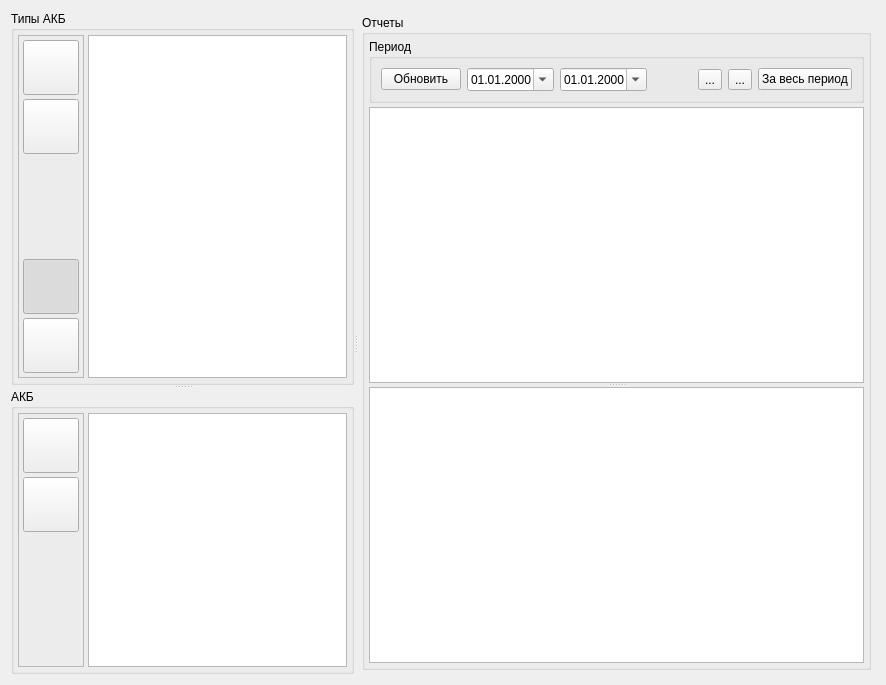
<?xml version="1.0" encoding="UTF-8"?>
<ui version="4.0">
 <class>ReportCommon</class>
 <widget class="QWidget" name="ReportCommon">
  <property name="geometry">
   <rect>
    <x>0</x>
    <y>0</y>
    <width>886</width>
    <height>685</height>
   </rect>
  </property>
  <property name="windowTitle">
   <string>Form</string>
  </property>
  <layout class="QVBoxLayout" name="verticalLayout_3">
   <item>
    <widget class="QSplitter" name="splitter_2">
     <property name="sizePolicy">
      <sizepolicy hsizetype="Expanding" vsizetype="Expanding">
       <horstretch>0</horstretch>
       <verstretch>0</verstretch>
      </sizepolicy>
     </property>
     <property name="orientation">
      <enum>Qt::Horizontal</enum>
     </property>
     <widget class="QSplitter" name="splitter">
      <property name="orientation">
       <enum>Qt::Vertical</enum>
      </property>
      <widget class="QGroupBox" name="gb_akb_type">
       <property name="sizePolicy">
        <sizepolicy hsizetype="Maximum" vsizetype="Expanding">
         <horstretch>0</horstretch>
         <verstretch>0</verstretch>
        </sizepolicy>
       </property>
       <property name="title">
        <string>Типы АКБ</string>
       </property>
       <layout class="QHBoxLayout" name="horizontalLayout_2">
        <property name="spacing">
         <number>4</number>
        </property>
        <property name="leftMargin">
         <number>4</number>
        </property>
        <property name="topMargin">
         <number>4</number>
        </property>
        <property name="rightMargin">
         <number>4</number>
        </property>
        <property name="bottomMargin">
         <number>4</number>
        </property>
        <item>
         <widget class="QFrame" name="fr_types_btn">
          <property name="sizePolicy">
           <sizepolicy hsizetype="Maximum" vsizetype="Preferred">
            <horstretch>0</horstretch>
            <verstretch>0</verstretch>
           </sizepolicy>
          </property>
          <property name="frameShape">
           <enum>QFrame::StyledPanel</enum>
          </property>
          <property name="frameShadow">
           <enum>QFrame::Raised</enum>
          </property>
          <layout class="QVBoxLayout" name="verticalLayout_2">
           <property name="spacing">
            <number>4</number>
           </property>
           <property name="leftMargin">
            <number>4</number>
           </property>
           <property name="topMargin">
            <number>4</number>
           </property>
           <property name="rightMargin">
            <number>4</number>
           </property>
           <property name="bottomMargin">
            <number>4</number>
           </property>
           <item>
            <widget class="QToolButton" name="bTypesNew">
             <property name="sizePolicy">
              <sizepolicy hsizetype="Maximum" vsizetype="Maximum">
               <horstretch>0</horstretch>
               <verstretch>0</verstretch>
              </sizepolicy>
             </property>
             <property name="text">
              <string/>
             </property>
             <property name="iconSize">
              <size>
               <width>48</width>
               <height>48</height>
              </size>
             </property>
            </widget>
           </item>
           <item>
            <widget class="QToolButton" name="bTypesMarkDel">
             <property name="sizePolicy">
              <sizepolicy hsizetype="Maximum" vsizetype="Maximum">
               <horstretch>0</horstretch>
               <verstretch>0</verstretch>
              </sizepolicy>
             </property>
             <property name="text">
              <string/>
             </property>
             <property name="iconSize">
              <size>
               <width>48</width>
               <height>48</height>
              </size>
             </property>
            </widget>
           </item>
           <item>
            <spacer name="verticalSpacer_2">
             <property name="orientation">
              <enum>Qt::Vertical</enum>
             </property>
             <property name="sizeHint" stdset="0">
              <size>
               <width>20</width>
               <height>20</height>
              </size>
             </property>
            </spacer>
           </item>
           <item>
            <widget class="QToolButton" name="tbUsersPage">
             <property name="sizePolicy">
              <sizepolicy hsizetype="Maximum" vsizetype="Maximum">
               <horstretch>0</horstretch>
               <verstretch>0</verstretch>
              </sizepolicy>
             </property>
             <property name="toolTip">
              <string>Отчеты</string>
             </property>
             <property name="text">
              <string/>
             </property>
             <property name="icon">
              <iconset resource="../powermon.qrc">
               <normaloff>:/icons/icons/report.png</normaloff>:/icons/icons/report.png</iconset>
             </property>
             <property name="iconSize">
              <size>
               <width>48</width>
               <height>48</height>
              </size>
             </property>
             <property name="checkable">
              <bool>true</bool>
             </property>
             <property name="checked">
              <bool>true</bool>
             </property>
             <property name="autoExclusive">
              <bool>true</bool>
             </property>
            </widget>
           </item>
           <item>
            <widget class="QToolButton" name="tbAnalizePage">
             <property name="sizePolicy">
              <sizepolicy hsizetype="Maximum" vsizetype="Maximum">
               <horstretch>0</horstretch>
               <verstretch>0</verstretch>
              </sizepolicy>
             </property>
             <property name="toolTip">
              <string>Список пользователей</string>
             </property>
             <property name="text">
              <string/>
             </property>
             <property name="icon">
              <iconset resource="zrm_data.qrc">
               <normaloff>:/data/icons/system-users.png</normaloff>:/data/icons/system-users.png</iconset>
             </property>
             <property name="iconSize">
              <size>
               <width>48</width>
               <height>48</height>
              </size>
             </property>
             <property name="checkable">
              <bool>true</bool>
             </property>
             <property name="autoExclusive">
              <bool>true</bool>
             </property>
            </widget>
           </item>
          </layout>
         </widget>
        </item>
        <item>
         <widget class="QTableView" name="TypesTable">
          <property name="sizePolicy">
           <sizepolicy hsizetype="MinimumExpanding" vsizetype="MinimumExpanding">
            <horstretch>0</horstretch>
            <verstretch>0</verstretch>
           </sizepolicy>
          </property>
          <property name="editTriggers">
           <set>QAbstractItemView::AnyKeyPressed|QAbstractItemView::DoubleClicked|QAbstractItemView::EditKeyPressed|QAbstractItemView::SelectedClicked</set>
          </property>
         </widget>
        </item>
       </layout>
      </widget>
      <widget class="QGroupBox" name="gb_akb_list">
       <property name="sizePolicy">
        <sizepolicy hsizetype="Maximum" vsizetype="Preferred">
         <horstretch>0</horstretch>
         <verstretch>0</verstretch>
        </sizepolicy>
       </property>
       <property name="title">
        <string>АКБ</string>
       </property>
       <layout class="QHBoxLayout" name="horizontalLayout">
        <property name="spacing">
         <number>4</number>
        </property>
        <property name="leftMargin">
         <number>4</number>
        </property>
        <property name="topMargin">
         <number>4</number>
        </property>
        <property name="rightMargin">
         <number>4</number>
        </property>
        <property name="bottomMargin">
         <number>4</number>
        </property>
        <item>
         <widget class="QFrame" name="fr_numbers_btn">
          <property name="sizePolicy">
           <sizepolicy hsizetype="Maximum" vsizetype="Preferred">
            <horstretch>0</horstretch>
            <verstretch>0</verstretch>
           </sizepolicy>
          </property>
          <property name="frameShape">
           <enum>QFrame::StyledPanel</enum>
          </property>
          <property name="frameShadow">
           <enum>QFrame::Raised</enum>
          </property>
          <layout class="QVBoxLayout" name="verticalLayout">
           <property name="spacing">
            <number>4</number>
           </property>
           <property name="leftMargin">
            <number>4</number>
           </property>
           <property name="topMargin">
            <number>4</number>
           </property>
           <property name="rightMargin">
            <number>4</number>
           </property>
           <property name="bottomMargin">
            <number>4</number>
           </property>
           <item>
            <widget class="QToolButton" name="bNumbersNew">
             <property name="sizePolicy">
              <sizepolicy hsizetype="Maximum" vsizetype="Maximum">
               <horstretch>0</horstretch>
               <verstretch>0</verstretch>
              </sizepolicy>
             </property>
             <property name="text">
              <string/>
             </property>
             <property name="iconSize">
              <size>
               <width>48</width>
               <height>48</height>
              </size>
             </property>
            </widget>
           </item>
           <item>
            <widget class="QToolButton" name="bNumbersMarkDel">
             <property name="sizePolicy">
              <sizepolicy hsizetype="Maximum" vsizetype="Maximum">
               <horstretch>0</horstretch>
               <verstretch>0</verstretch>
              </sizepolicy>
             </property>
             <property name="text">
              <string/>
             </property>
             <property name="iconSize">
              <size>
               <width>48</width>
               <height>48</height>
              </size>
             </property>
            </widget>
           </item>
           <item>
            <spacer name="verticalSpacer">
             <property name="orientation">
              <enum>Qt::Vertical</enum>
             </property>
             <property name="sizeHint" stdset="0">
              <size>
               <width>20</width>
               <height>40</height>
              </size>
             </property>
            </spacer>
           </item>
          </layout>
         </widget>
        </item>
        <item>
         <widget class="QTableView" name="NumbersTable">
          <property name="sizePolicy">
           <sizepolicy hsizetype="MinimumExpanding" vsizetype="Expanding">
            <horstretch>0</horstretch>
            <verstretch>0</verstretch>
           </sizepolicy>
          </property>
          <property name="editTriggers">
           <set>QAbstractItemView::AnyKeyPressed|QAbstractItemView::DoubleClicked|QAbstractItemView::EditKeyPressed|QAbstractItemView::SelectedClicked</set>
          </property>
         </widget>
        </item>
       </layout>
      </widget>
     </widget>
     <widget class="QStackedWidget" name="stackedWidget">
      <property name="sizePolicy">
       <sizepolicy hsizetype="Expanding" vsizetype="Preferred">
        <horstretch>0</horstretch>
        <verstretch>0</verstretch>
       </sizepolicy>
      </property>
      <property name="currentIndex">
       <number>2</number>
      </property>
      <widget class="QWidget" name="users_page">
       <layout class="QVBoxLayout" name="verticalLayout_5">
        <property name="spacing">
         <number>4</number>
        </property>
        <property name="leftMargin">
         <number>0</number>
        </property>
        <property name="topMargin">
         <number>0</number>
        </property>
        <property name="rightMargin">
         <number>0</number>
        </property>
        <property name="bottomMargin">
         <number>0</number>
        </property>
        <item>
         <widget class="QGroupBox" name="groupBox">
          <property name="sizePolicy">
           <sizepolicy hsizetype="Expanding" vsizetype="Preferred">
            <horstretch>0</horstretch>
            <verstretch>0</verstretch>
           </sizepolicy>
          </property>
          <property name="title">
           <string>Пользователи</string>
          </property>
          <layout class="QHBoxLayout" name="horizontalLayout_3">
           <property name="spacing">
            <number>4</number>
           </property>
           <property name="leftMargin">
            <number>4</number>
           </property>
           <property name="topMargin">
            <number>4</number>
           </property>
           <property name="rightMargin">
            <number>4</number>
           </property>
           <property name="bottomMargin">
            <number>4</number>
           </property>
           <item>
            <widget class="QTableView" name="UsersTable">
             <property name="frameShape">
              <enum>QFrame::StyledPanel</enum>
             </property>
             <property name="frameShadow">
              <enum>QFrame::Sunken</enum>
             </property>
             <property name="editTriggers">
              <set>QAbstractItemView::AnyKeyPressed|QAbstractItemView::DoubleClicked|QAbstractItemView::EditKeyPressed|QAbstractItemView::SelectedClicked</set>
             </property>
             <property name="sortingEnabled">
              <bool>true</bool>
             </property>
            </widget>
           </item>
           <item>
            <widget class="QFrame" name="fr_users_btn">
             <property name="sizePolicy">
              <sizepolicy hsizetype="Maximum" vsizetype="Expanding">
               <horstretch>0</horstretch>
               <verstretch>0</verstretch>
              </sizepolicy>
             </property>
             <property name="frameShape">
              <enum>QFrame::StyledPanel</enum>
             </property>
             <property name="frameShadow">
              <enum>QFrame::Raised</enum>
             </property>
             <layout class="QVBoxLayout" name="verticalLayout_4">
              <property name="spacing">
               <number>4</number>
              </property>
              <property name="leftMargin">
               <number>4</number>
              </property>
              <property name="topMargin">
               <number>4</number>
              </property>
              <property name="rightMargin">
               <number>4</number>
              </property>
              <property name="bottomMargin">
               <number>4</number>
              </property>
              <item>
               <widget class="QToolButton" name="bUserNew">
                <property name="sizePolicy">
                 <sizepolicy hsizetype="Maximum" vsizetype="Maximum">
                  <horstretch>0</horstretch>
                  <verstretch>0</verstretch>
                 </sizepolicy>
                </property>
                <property name="text">
                 <string/>
                </property>
                <property name="iconSize">
                 <size>
                  <width>48</width>
                  <height>48</height>
                 </size>
                </property>
               </widget>
              </item>
              <item>
               <widget class="QToolButton" name="bUserMarkDel">
                <property name="sizePolicy">
                 <sizepolicy hsizetype="Maximum" vsizetype="Maximum">
                  <horstretch>0</horstretch>
                  <verstretch>0</verstretch>
                 </sizepolicy>
                </property>
                <property name="text">
                 <string/>
                </property>
                <property name="iconSize">
                 <size>
                  <width>48</width>
                  <height>48</height>
                 </size>
                </property>
               </widget>
              </item>
              <item>
               <spacer name="verticalSpacer_4">
                <property name="orientation">
                 <enum>Qt::Vertical</enum>
                </property>
                <property name="sizeHint" stdset="0">
                 <size>
                  <width>20</width>
                  <height>40</height>
                 </size>
                </property>
               </spacer>
              </item>
             </layout>
            </widget>
           </item>
          </layout>
         </widget>
        </item>
       </layout>
      </widget>
      <widget class="QWidget" name="page">
       <widget class="QToolButton" name="bTypesApply">
        <property name="geometry">
         <rect>
          <x>20</x>
          <y>40</y>
          <width>55</width>
          <height>54</height>
         </rect>
        </property>
        <property name="sizePolicy">
         <sizepolicy hsizetype="Maximum" vsizetype="Maximum">
          <horstretch>0</horstretch>
          <verstretch>0</verstretch>
         </sizepolicy>
        </property>
        <property name="text">
         <string/>
        </property>
        <property name="iconSize">
         <size>
          <width>48</width>
          <height>48</height>
         </size>
        </property>
       </widget>
       <widget class="QToolButton" name="bTypesRevert">
        <property name="geometry">
         <rect>
          <x>20</x>
          <y>100</y>
          <width>55</width>
          <height>54</height>
         </rect>
        </property>
        <property name="sizePolicy">
         <sizepolicy hsizetype="Maximum" vsizetype="Maximum">
          <horstretch>0</horstretch>
          <verstretch>0</verstretch>
         </sizepolicy>
        </property>
        <property name="text">
         <string/>
        </property>
        <property name="iconSize">
         <size>
          <width>48</width>
          <height>48</height>
         </size>
        </property>
       </widget>
       <widget class="QToolButton" name="bNumbersApply">
        <property name="geometry">
         <rect>
          <x>120</x>
          <y>40</y>
          <width>55</width>
          <height>54</height>
         </rect>
        </property>
        <property name="sizePolicy">
         <sizepolicy hsizetype="Maximum" vsizetype="Maximum">
          <horstretch>0</horstretch>
          <verstretch>0</verstretch>
         </sizepolicy>
        </property>
        <property name="text">
         <string/>
        </property>
        <property name="iconSize">
         <size>
          <width>48</width>
          <height>48</height>
         </size>
        </property>
       </widget>
       <widget class="QToolButton" name="bNumbersRevert">
        <property name="geometry">
         <rect>
          <x>120</x>
          <y>100</y>
          <width>55</width>
          <height>54</height>
         </rect>
        </property>
        <property name="sizePolicy">
         <sizepolicy hsizetype="Maximum" vsizetype="Maximum">
          <horstretch>0</horstretch>
          <verstretch>0</verstretch>
         </sizepolicy>
        </property>
        <property name="text">
         <string/>
        </property>
        <property name="iconSize">
         <size>
          <width>48</width>
          <height>48</height>
         </size>
        </property>
       </widget>
       <widget class="QToolButton" name="bUserRevert">
        <property name="geometry">
         <rect>
          <x>220</x>
          <y>100</y>
          <width>55</width>
          <height>54</height>
         </rect>
        </property>
        <property name="sizePolicy">
         <sizepolicy hsizetype="Maximum" vsizetype="Maximum">
          <horstretch>0</horstretch>
          <verstretch>0</verstretch>
         </sizepolicy>
        </property>
        <property name="text">
         <string/>
        </property>
        <property name="iconSize">
         <size>
          <width>48</width>
          <height>48</height>
         </size>
        </property>
       </widget>
       <widget class="QToolButton" name="bUserApply">
        <property name="geometry">
         <rect>
          <x>220</x>
          <y>40</y>
          <width>55</width>
          <height>54</height>
         </rect>
        </property>
        <property name="sizePolicy">
         <sizepolicy hsizetype="Maximum" vsizetype="Maximum">
          <horstretch>0</horstretch>
          <verstretch>0</verstretch>
         </sizepolicy>
        </property>
        <property name="text">
         <string/>
        </property>
        <property name="iconSize">
         <size>
          <width>48</width>
          <height>48</height>
         </size>
        </property>
       </widget>
      </widget>
      <widget class="QWidget" name="analize_page">
       <layout class="QVBoxLayout" name="verticalLayout_7">
        <property name="spacing">
         <number>4</number>
        </property>
        <property name="leftMargin">
         <number>4</number>
        </property>
        <property name="topMargin">
         <number>4</number>
        </property>
        <property name="rightMargin">
         <number>4</number>
        </property>
        <property name="bottomMargin">
         <number>4</number>
        </property>
        <item>
         <widget class="QGroupBox" name="groupBox_2">
          <property name="title">
           <string>Отчеты</string>
          </property>
          <layout class="QVBoxLayout" name="verticalLayout_6">
           <property name="spacing">
            <number>4</number>
           </property>
           <property name="leftMargin">
            <number>4</number>
           </property>
           <property name="topMargin">
            <number>4</number>
           </property>
           <property name="rightMargin">
            <number>4</number>
           </property>
           <property name="bottomMargin">
            <number>4</number>
           </property>
           <item>
            <widget class="QGroupBox" name="groupBox_3">
             <property name="title">
              <string>Период</string>
             </property>
             <layout class="QHBoxLayout" name="horizontalLayout_4">
              <item>
               <widget class="QPushButton" name="bReadReports">
                <property name="text">
                 <string>Обновить</string>
                </property>
                <property name="icon">
                 <iconset resource="zrm_data.qrc">
                  <normaloff>:/data/icons/undo.png</normaloff>:/data/icons/undo.png</iconset>
                </property>
                <property name="iconSize">
                 <size>
                  <width>32</width>
                  <height>32</height>
                 </size>
                </property>
               </widget>
              </item>
              <item>
               <widget class="QDateEdit" name="dtm_beg">
                <property name="buttonSymbols">
                 <enum>QAbstractSpinBox::PlusMinus</enum>
                </property>
                <property name="maximumTime">
                 <time>
                  <hour>23</hour>
                  <minute>59</minute>
                  <second>59</second>
                 </time>
                </property>
                <property name="minimumTime">
                 <time>
                  <hour>0</hour>
                  <minute>0</minute>
                  <second>0</second>
                 </time>
                </property>
                <property name="displayFormat">
                 <string>dd.MM.yyyy</string>
                </property>
                <property name="calendarPopup">
                 <bool>true</bool>
                </property>
               </widget>
              </item>
              <item>
               <widget class="QDateEdit" name="dtm_end">
                <property name="buttonSymbols">
                 <enum>QAbstractSpinBox::PlusMinus</enum>
                </property>
                <property name="displayFormat">
                 <string>dd.MM.yyyy</string>
                </property>
                <property name="calendarPopup">
                 <bool>true</bool>
                </property>
               </widget>
              </item>
              <item>
               <spacer name="horizontalSpacer">
                <property name="orientation">
                 <enum>Qt::Horizontal</enum>
                </property>
                <property name="sizeHint" stdset="0">
                 <size>
                  <width>40</width>
                  <height>20</height>
                 </size>
                </property>
               </spacer>
              </item>
              <item>
               <widget class="QToolButton" name="bShowReport">
                <property name="toolTip">
                 <string>Показать отчет</string>
                </property>
                <property name="text">
                 <string>...</string>
                </property>
                <property name="icon">
                 <iconset resource="zrm_data.qrc">
                  <normaloff>:/data/icons/report.png</normaloff>:/data/icons/report.png</iconset>
                </property>
                <property name="iconSize">
                 <size>
                  <width>32</width>
                  <height>32</height>
                 </size>
                </property>
               </widget>
              </item>
              <item>
               <widget class="QToolButton" name="bDelReport">
                <property name="toolTip">
                 <string>Удалить отчет</string>
                </property>
                <property name="text">
                 <string>...</string>
                </property>
                <property name="icon">
                 <iconset resource="zrm_data.qrc">
                  <normaloff>:/data/icons/delete.png</normaloff>:/data/icons/delete.png</iconset>
                </property>
                <property name="iconSize">
                 <size>
                  <width>32</width>
                  <height>32</height>
                 </size>
                </property>
               </widget>
              </item>
              <item>
               <widget class="QPushButton" name="bAllTimes">
                <property name="text">
                 <string>За весь период</string>
                </property>
                <property name="icon">
                 <iconset resource="../powermon.qrc">
                  <normaloff>:/icons/icons/checkbox_unchecked_focus.png</normaloff>
                  <normalon>:/icons/icons/checkbox_checked_focus.png</normalon>:/icons/icons/checkbox_unchecked_focus.png</iconset>
                </property>
                <property name="iconSize">
                 <size>
                  <width>24</width>
                  <height>24</height>
                 </size>
                </property>
                <property name="checkable">
                 <bool>true</bool>
                </property>
               </widget>
              </item>
             </layout>
            </widget>
           </item>
           <item>
            <widget class="QSplitter" name="splitter_3">
             <property name="orientation">
              <enum>Qt::Vertical</enum>
             </property>
             <widget class="QTableView" name="ReportTable">
              <property name="editTriggers">
               <set>QAbstractItemView::NoEditTriggers</set>
              </property>
             </widget>
             <widget class="QTableView" name="ReportDetailTable">
              <property name="editTriggers">
               <set>QAbstractItemView::NoEditTriggers</set>
              </property>
             </widget>
            </widget>
           </item>
          </layout>
         </widget>
        </item>
       </layout>
      </widget>
     </widget>
    </widget>
   </item>
  </layout>
  <action name="actUserNew">
   <property name="icon">
    <iconset resource="zrm_data.qrc">
     <normaloff>:/data/icons/new.png</normaloff>:/data/icons/new.png</iconset>
   </property>
   <property name="text">
    <string>Создать нового пользователя</string>
   </property>
   <property name="toolTip">
    <string>Создать пользователя</string>
   </property>
  </action>
  <action name="actUserRevert">
   <property name="icon">
    <iconset resource="zrm_data.qrc">
     <normaloff>:/data/icons/undo.png</normaloff>:/data/icons/undo.png</iconset>
   </property>
   <property name="text">
    <string>Отмена изменений</string>
   </property>
   <property name="toolTip">
    <string>Отмена изменений</string>
   </property>
  </action>
  <action name="actUserApply">
   <property name="icon">
    <iconset resource="zrm_data.qrc">
     <normaloff>:/data/icons/apply.png</normaloff>:/data/icons/apply.png</iconset>
   </property>
   <property name="text">
    <string>Внести изменения</string>
   </property>
   <property name="toolTip">
    <string>Внести изменения</string>
   </property>
  </action>
  <action name="actUserMarkDel">
   <property name="icon">
    <iconset resource="zrm_data.qrc">
     <normaloff>:/data/icons/delete.png</normaloff>:/data/icons/delete.png</iconset>
   </property>
   <property name="text">
    <string>Удалить</string>
   </property>
   <property name="toolTip">
    <string>Удалить</string>
   </property>
  </action>
  <action name="actTypeNew">
   <property name="icon">
    <iconset resource="zrm_data.qrc">
     <normaloff>:/data/icons/new.png</normaloff>:/data/icons/new.png</iconset>
   </property>
   <property name="text">
    <string>Создать новый тип</string>
   </property>
   <property name="toolTip">
    <string>Создать новый тип</string>
   </property>
  </action>
  <action name="actTypeRevert">
   <property name="icon">
    <iconset resource="zrm_data.qrc">
     <normaloff>:/data/icons/undo.png</normaloff>:/data/icons/undo.png</iconset>
   </property>
   <property name="text">
    <string>Отмена изменений</string>
   </property>
   <property name="toolTip">
    <string>Отмена изменений</string>
   </property>
  </action>
  <action name="actTypeApply">
   <property name="icon">
    <iconset resource="zrm_data.qrc">
     <normaloff>:/data/icons/apply.png</normaloff>:/data/icons/apply.png</iconset>
   </property>
   <property name="text">
    <string>Внести изменения</string>
   </property>
   <property name="toolTip">
    <string>Внести изменения</string>
   </property>
  </action>
  <action name="actTypeMarkDel">
   <property name="icon">
    <iconset resource="zrm_data.qrc">
     <normaloff>:/data/icons/delete.png</normaloff>:/data/icons/delete.png</iconset>
   </property>
   <property name="text">
    <string>Удалить</string>
   </property>
   <property name="toolTip">
    <string>Удалить</string>
   </property>
  </action>
  <action name="actNumberNew">
   <property name="icon">
    <iconset resource="zrm_data.qrc">
     <normaloff>:/data/icons/new.png</normaloff>:/data/icons/new.png</iconset>
   </property>
   <property name="text">
    <string>Создать новый серийный номер</string>
   </property>
   <property name="toolTip">
    <string>Создать  серийный номер</string>
   </property>
  </action>
  <action name="actNumberRevert">
   <property name="icon">
    <iconset resource="zrm_data.qrc">
     <normaloff>:/data/icons/undo.png</normaloff>:/data/icons/undo.png</iconset>
   </property>
   <property name="text">
    <string>Отмена изменений</string>
   </property>
   <property name="toolTip">
    <string>Отмена изменений</string>
   </property>
  </action>
  <action name="actNumberApply">
   <property name="icon">
    <iconset resource="zrm_data.qrc">
     <normaloff>:/data/icons/apply.png</normaloff>:/data/icons/apply.png</iconset>
   </property>
   <property name="text">
    <string>Внести изменения</string>
   </property>
   <property name="toolTip">
    <string>Внести изменения</string>
   </property>
  </action>
  <action name="actNumberMarkDel">
   <property name="icon">
    <iconset resource="zrm_data.qrc">
     <normaloff>:/data/icons/delete.png</normaloff>:/data/icons/delete.png</iconset>
   </property>
   <property name="text">
    <string>Удалить</string>
   </property>
   <property name="toolTip">
    <string>Удалить</string>
   </property>
  </action>
 </widget>
 <tabstops>
  <tabstop>bTypesNew</tabstop>
  <tabstop>bTypesMarkDel</tabstop>
  <tabstop>TypesTable</tabstop>
  <tabstop>tbUsersPage</tabstop>
  <tabstop>tbAnalizePage</tabstop>
  <tabstop>bNumbersNew</tabstop>
  <tabstop>bNumbersMarkDel</tabstop>
  <tabstop>NumbersTable</tabstop>
  <tabstop>bReadReports</tabstop>
  <tabstop>dtm_beg</tabstop>
  <tabstop>dtm_end</tabstop>
  <tabstop>bAllTimes</tabstop>
  <tabstop>ReportTable</tabstop>
  <tabstop>ReportDetailTable</tabstop>
  <tabstop>UsersTable</tabstop>
  <tabstop>bUserNew</tabstop>
  <tabstop>bUserMarkDel</tabstop>
  <tabstop>bTypesApply</tabstop>
  <tabstop>bUserRevert</tabstop>
  <tabstop>bUserApply</tabstop>
  <tabstop>bNumbersRevert</tabstop>
  <tabstop>bTypesRevert</tabstop>
  <tabstop>bNumbersApply</tabstop>
 </tabstops>
 <resources>
  <include location="../powermon.qrc"/>
  <include location="zrm_data.qrc"/>
 </resources>
 <connections>
  <connection>
   <sender>bAllTimes</sender>
   <signal>toggled(bool)</signal>
   <receiver>dtm_end</receiver>
   <slot>setDisabled(bool)</slot>
   <hints>
    <hint type="sourcelabel">
     <x>820</x>
     <y>73</y>
    </hint>
    <hint type="destinationlabel">
     <x>637</x>
     <y>68</y>
    </hint>
   </hints>
  </connection>
  <connection>
   <sender>bAllTimes</sender>
   <signal>toggled(bool)</signal>
   <receiver>dtm_beg</receiver>
   <slot>setDisabled(bool)</slot>
   <hints>
    <hint type="sourcelabel">
     <x>821</x>
     <y>54</y>
    </hint>
    <hint type="destinationlabel">
     <x>574</x>
     <y>68</y>
    </hint>
   </hints>
  </connection>
 </connections>
</ui>
